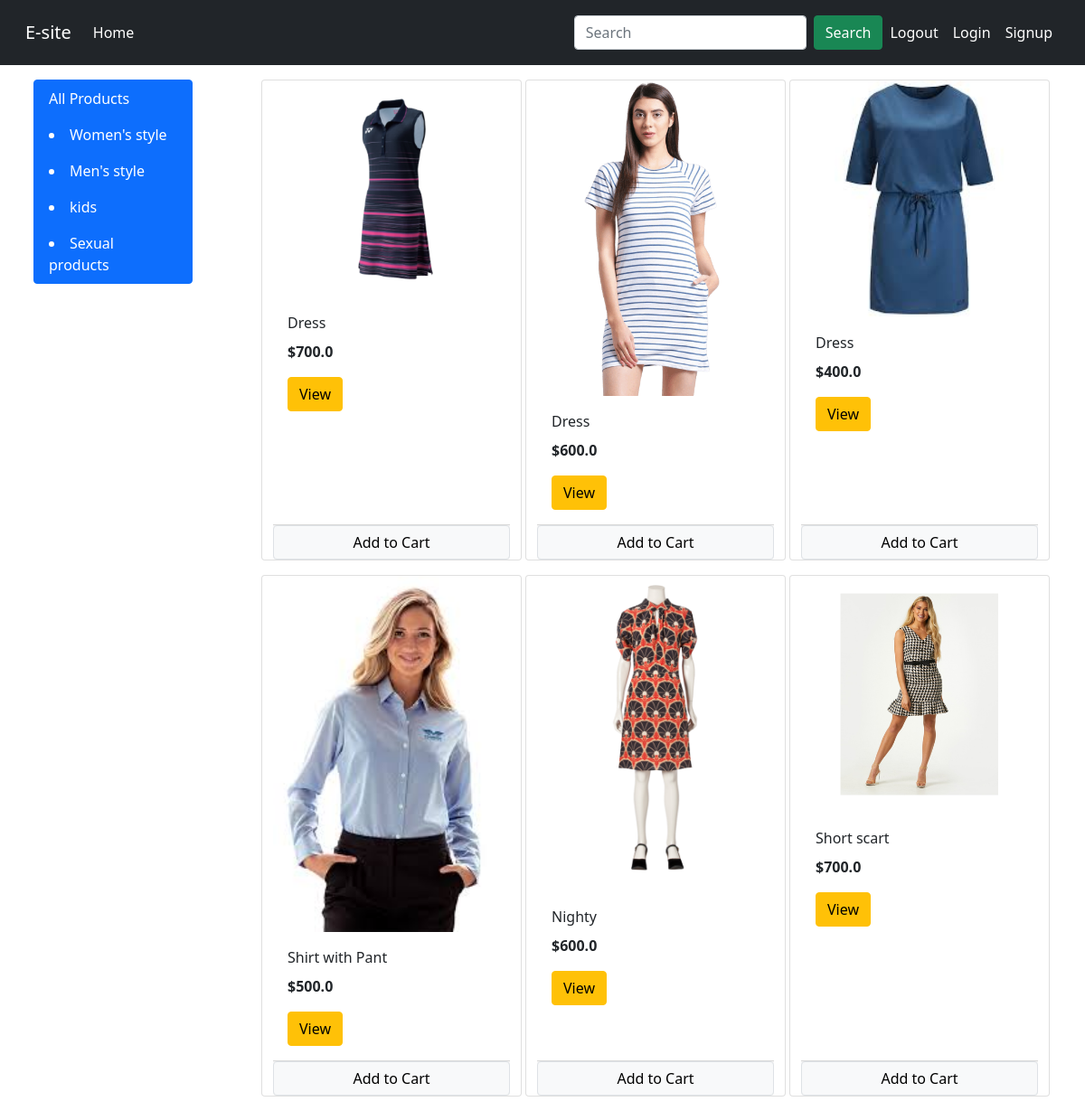
/?category=1, run on the app's committed database.
### shop/models/category.py (models this page shows, shortened)
class Category(models.Model):
    title = models.CharField(max_length=30)
    @staticmethod
    def get_all_categorys():
        return Category.objects.all()

### shop/models/product.py (models this page shows)
class Product(models.Model):
    title = models.CharField(max_length=100)
    price = models.FloatField()
    discount_price = models.FloatField()
    jls_extract_var = Category
    category = models.ForeignKey(
        jls_extract_var, on_delete=models.CASCADE, default=1)
    description = models.CharField(
        max_length=200, default='', null=True, blank=True)
    image = models.ImageField(upload_to="uploads/products/")
    @staticmethod
    def get_all_products():
        return Product.objects.all()
    @staticmethod
    def get_all_products_by_categoryid(category_id):
        if category_id:
            return Product.objects.filter(category=category_id)
        else:
            return_Product.get_all_products()

### shop/views.py (the view, shortened to what this page needs)
# urls.py: path('', Index.as_view(), name='index'),
class Index(View):
    def get(self, request):
        cart = request.session.get('cart')
        if not cart:
            request.session['cart'] = {}
        products = Product.get_all_products()
        categorys = Category.get_all_categorys()
        categoryID = request.GET.get('category')
        if categoryID:
            products = Product.get_all_products_by_categoryid(categoryID)
        else:
            products = Product.get_all_products()
        data = {}
        data['products'] = products
        data['categorys'] = categorys
        print('you are: ', request.session.get('email'))
        item_name = request.GET.get('item_name')
        if item_name != '' and item_name is not None:
            products = products.filter(title__icontains=item_name)
        return render(request, 'shop/index.html', data)

### shop/templatetags/cart.py (called while the page is built)
@register.filter(name='is_in_cart')
def is_in_cart(product, cart):
    keys = cart.keys()
    for id in keys:
        if int(id) == product.id:
            return True
    return False

### shop/templates/shop/index.html (shortened to what this page needs)
{% extends "base.html"%}
{% block content %}
{% load cart %}
<div class="container-fluid mt-3">
    <div class="row">
        <div class="col-lg-2 mx-auto">
            <div class="list-group">
                <a href="/?category={{category.id}}" class="list-group-item list-group-item-action active">All
                    Products</a>
                {% for category in categorys %}
                <a href="/?category={{category.id}}" class="list-group-item list-group-item-action active">
                    <li>{{category.title}}</li>
                </a>
                {% endfor %}
            </div>
        </div>
        <div id="products" class="col-lg-9 mx-auto mx-auto">
            <div class="row mx-auto">
                {% for product in products %}
                <div class="card mx-auto mb-3" style="width: 18rem">
                    <img src="{{product.image.url}}" class="card-img-top" alt="..." />
                    <div class="card-body">
                        <p class="card-title">{{ product.title }}</p>
                        <p class="card-text"><b>${{ product.price }}</b></p>
                        <a href="{{ product.id }}" class="btn btn-warning">View</a>
                    </div>
                    <div class="card-footer p-0 no-gutters">
                        {% if product|is_in_cart:request.session.cart %}
                        <div class="row no-gutters">
                            <form action="/" class="col-2 " method="POST">
                                {% csrf_token %}
                                <input hidden type="text" name="product" value="{{ product.id }}">
                                <input hidden type="text" name="remove" value='True'>
                                <input type="submit" value=" - " class="btn btn-block btn-secondary">
                            </form>
                            <div class="text-center col">{{product|cart_quantity:request.session.cart}} in Cart</div>
                            <form action="/" class="col-2" method="POST">
                                {% csrf_token %}
                                <input hidden type="text" name="product" value="{{ product.id }}">
                                <input type="submit" value=" + " class="btn btn-block btn-secondary">
                            </form>
                        </div>
                        {% else %}
                        <form action="/" method="POST" class="btn-block">
                            <input type="submit" class="float-right btn btn-light border form-control"
                                value="Add to Cart">
                        </form>
                        {% endif %}
                    </div>
                </div>
                {% endfor %}
            </div>
        </div>
    </div>
</div>
{% endblock %}

### data on the page
Category: title "Women's style"
Category: title "Men's style"
Category: title "kids"
Category: title "Sexual products"
Product: image (picture), title "Dress", price "700.0"
Product: image (picture), title "Dress", price "600.0"
Product: image (picture), title "Dress", price "400.0"
Product: image (picture), title "Shirt with Pant", price "500.0"
Product: image (picture), title "Nighty", price "600.0"
Product: image (picture), title "Short scart", price "700.0"
